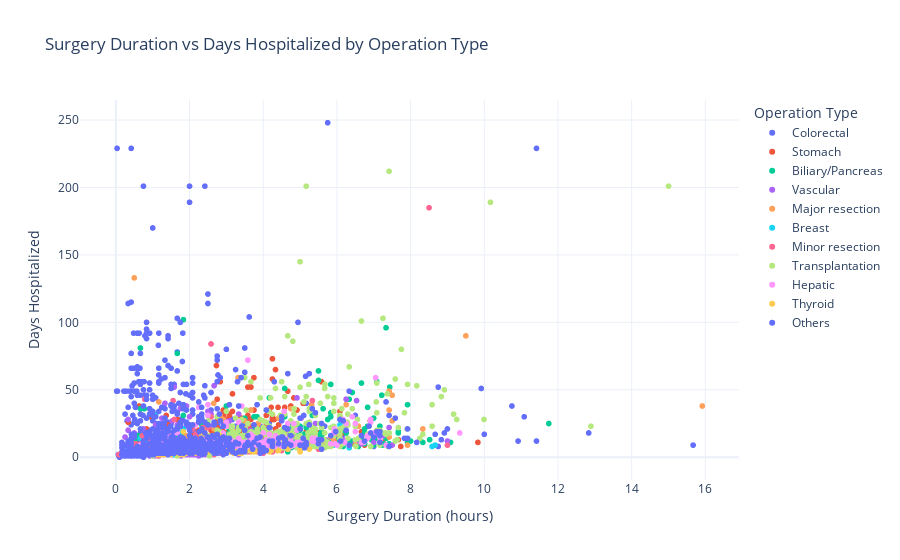

The notebook cell this image was saved under:
### Code cell
# How do hospitalization times and surgery durations vary by operation types?
# map death_inhosp values to "Yes"/"No" before creating the plot
surg['death_display'] = surg['death_inhosp'].map({0: 'No', 1: 'Yes'})

fig = px.scatter(surg, 
                x='opduration', 
                y='hospduration',
                color='optype',
                labels={
                    'opduration': 'Surgery Duration (hours)',
                    'hospduration': 'Days Hospitalized',
                    'optype': 'Operation Type'
                },
                hover_data={
                    'opname': True,
                    'age': True,
                    'sex': True
                },
                custom_data=['death_display'],  # Use the mapped values
                title='Surgery Duration vs Days Hospitalized by Operation Type'
)

fig.update_layout(template='plotly_white')

# Update the hovertemplate with the mapped death values
fig.update_traces(
    hovertemplate=(
        "<b>Operation Name:</b> %{customdata[1]}<br>"
        "<b>Age:</b> %{customdata[2]}<br>"
        "<b>Sex:</b> %{customdata[3]}<br>"
        "<b>Deceased:</b> %{customdata[0]}<br>"
        "<b>Surgery Duration:</b> %{x} hours<br>"
        "<b>Days Hospitalized:</b> %{y} days"
    )
)

fig.show()
fig.write_html('surgery_duration_vs_days_hospitalized.html')

### Figure 1 — Plotly figure (JSON) as saved in the notebook; plotly's stock layout.template omitted (floating-point values rounded to 4 significant figures; data arrays with more than 128 entries replaced by an {"elided": "..."} marker saying what was removed)
{"data": [{"customdata": {"elided": "1350x4 mixed values"}, "hovertemplate": "<b>Operation Name:</b> %{customdata[1]}<br><b>Age:</b> %{customdata[2]}<br><b>Sex:</b> %{customdata[3]}<br><b>Deceased:</b> %{customdata[0]}<br><b>Surgery Duration:</b> %{x} hours<br><b>Days Hospitalized:</b> %{y} days", "legendgroup": "Colorectal", "marker": {"color": "#636efa", "symbol": "circle"}, "mode": "markers", "name": "Colorectal", "showlegend": true, "type": "scattergl", "x": {"elided": "1350 float values"}, "xaxis": "x", "y": {"elided": "1350 int values"}, "yaxis": "y"}, {"customdata": {"elided": "676x4 mixed values"}, "hovertemplate": "<b>Operation Name:</b> %{customdata[1]}<br><b>Age:</b> %{customdata[2]}<br><b>Sex:</b> %{customdata[3]}<br><b>Deceased:</b> %{customdata[0]}<br><b>Surgery Duration:</b> %{x} hours<br><b>Days Hospitalized:</b> %{y} days", "legendgroup": "Stomach", "marker": {"color": "#EF553B", "symbol": "circle"}, "mode": "markers", "name": "Stomach", "showlegend": true, "type": "scattergl", "x": {"elided": "676 float values"}, "xaxis": "x", "y": {"elided": "676 int values"}, "yaxis": "y"}, {"customdata": {"elided": "812x4 mixed values"}, "hovertemplate": "<b>Operation Name:</b> %{customdata[1]}<br><b>Age:</b> %{customdata[2]}<br><b>Sex:</b> %{customdata[3]}<br><b>Deceased:</b> %{customdata[0]}<br><b>Surgery Duration:</b> %{x} hours<br><b>Days Hospitalized:</b> %{y} days", "legendgroup": "Biliary/Pancreas", "marker": {"color": "#00cc96", "symbol": "circle"}, "mode": "markers", "name": "Biliary/Pancreas", "showlegend": true, "type": "scattergl", "x": {"elided": "812 float values"}, "xaxis": "x", "y": {"elided": "812 int values"}, "yaxis": "y"}, {"customdata": {"elided": "262x4 mixed values"}, "hovertemplate": "<b>Operation Name:</b> %{customdata[1]}<br><b>Age:</b> %{customdata[2]}<br><b>Sex:</b> %{customdata[3]}<br><b>Deceased:</b> %{customdata[0]}<br><b>Surgery Duration:</b> %{x} hours<br><b>Days Hospitalized:</b> %{y} days", "legendgroup": "Vascular", "marker": {"color": "#ab63fa", "symbol": "circle"}, "mode": "markers", "name": "Vascular", "showlegend": true, "type": "scattergl", "x": {"elided": "262 float values"}, "xaxis": "x", "y": {"elided": "262 int values"}, "yaxis": "y"}, {"customdata": {"elided": "584x4 mixed values"}, "hovertemplate": "<b>Operation Name:</b> %{customdata[1]}<br><b>Age:</b> %{customdata[2]}<br><b>Sex:</b> %{customdata[3]}<br><b>Deceased:</b> %{customdata[0]}<br><b>Surgery Duration:</b> %{x} hours<br><b>Days Hospitalized:</b> %{y} days", "legendgroup": "Major resection", "marker": {"color": "#FFA15A", "symbol": "circle"}, "mode": "markers", "name": "Major resection", "showlegend": true, "type": "scattergl", "x": {"elided": "584 float values"}, "xaxis": "x", "y": {"elided": "584 int values"}, "yaxis": "y"}, {"customdata": {"elided": "434x4 mixed values"}, "hovertemplate": "<b>Operation Name:</b> %{customdata[1]}<br><b>Age:</b> %{customdata[2]}<br><b>Sex:</b> %{customdata[3]}<br><b>Deceased:</b> %{customdata[0]}<br><b>Surgery Duration:</b> %{x} hours<br><b>Days Hospitalized:</b> %{y} days", "legendgroup": "Breast", "marker": {"color": "#19d3f3", "symbol": "circle"}, "mode": "markers", "name": "Breast", "showlegend": true, "type": "scattergl", "x": {"elided": "434 float values"}, "xaxis": "x", "y": {"elided": "434 int values"}, "yaxis": "y"}, {"customdata": {"elided": "553x4 mixed values"}, "hovertemplate": "<b>Operation Name:</b> %{customdata[1]}<br><b>Age:</b> %{customdata[2]}<br><b>Sex:</b> %{customdata[3]}<br><b>Deceased:</b> %{customdata[0]}<br><b>Surgery Duration:</b> %{x} hours<br><b>Days Hospitalized:</b> %{y} days", "legendgroup": "Minor resection", "marker": {"color": "#FF6692", "symbol": "circle"}, "mode": "markers", "name": "Minor resection", "showlegend": true, "type": "scattergl", "x": {"elided": "553 float values"}, "xaxis": "x", "y": {"elided": "553 int values"}, "yaxis": "y"}, {"customdata": {"elided": "403x4 mixed values"}, "hovertemplate": "<b>Operation Name:</b> %{customdata[1]}<br><b>Age:</b> %{customdata[2]}<br><b>Sex:</b> %{customdata[3]}<br><b>Deceased:</b> %{customdata[0]}<br><b>Surgery Duration:</b> %{x} hours<br><b>Days Hospitalized:</b> %{y} days", "legendgroup": "Transplantation", "marker": {"color": "#B6E880", "symbol": "circle"}, "mode": "markers", "name": "Transplantation", "showlegend": true, "type": "scattergl", "x": {"elided": "403 float values"}, "xaxis": "x", "y": {"elided": "403 int values"}, "yaxis": "y"}, {"customdata": {"elided": "258x4 mixed values"}, "hovertemplate": "<b>Operation Name:</b> %{customdata[1]}<br><b>Age:</b> %{customdata[2]}<br><b>Sex:</b> %{customdata[3]}<br><b>Deceased:</b> %{customdata[0]}<br><b>Surgery Duration:</b> %{x} hours<br><b>Days Hospitalized:</b> %{y} days", "legendgroup": "Hepatic", "marker": {"color": "#FF97FF", "symbol": "circle"}, "mode": "markers", "name": "Hepatic", "showlegend": true, "type": "scattergl", "x": {"elided": "258 float values"}, "xaxis": "x", "y": {"elided": "258 int values"}, "yaxis": "y"}, {"customdata": {"elided": "257x4 mixed values"}, "hovertemplate": "<b>Operation Name:</b> %{customdata[1]}<br><b>Age:</b> %{customdata[2]}<br><b>Sex:</b> %{customdata[3]}<br><b>Deceased:</b> %{customdata[0]}<br><b>Surgery Duration:</b> %{x} hours<br><b>Days Hospitalized:</b> %{y} days", "legendgroup": "Thyroid", "marker": {"color": "#FECB52", "symbol": "circle"}, "mode": "markers", "name": "Thyroid", "showlegend": true, "type": "scattergl", "x": {"elided": "257 float values"}, "xaxis": "x", "y": {"elided": "257 int values"}, "yaxis": "y"}, {"customdata": {"elided": "799x4 mixed values"}, "hovertemplate": "<b>Operation Name:</b> %{customdata[1]}<br><b>Age:</b> %{customdata[2]}<br><b>Sex:</b> %{customdata[3]}<br><b>Deceased:</b> %{customdata[0]}<br><b>Surgery Duration:</b> %{x} hours<br><b>Days Hospitalized:</b> %{y} days", "legendgroup": "Others", "marker": {"color": "#636efa", "symbol": "circle"}, "mode": "markers", "name": "Others", "showlegend": true, "type": "scattergl", "x": {"elided": "799 float values"}, "xaxis": "x", "y": {"elided": "799 int values"}, "yaxis": "y"}], "layout": {"legend": {"title": {"text": "Operation Type"}, "tracegroupgap": 0}, "title": {"text": "Surgery Duration vs Days Hospitalized by Operation Type"}, "xaxis": {"anchor": "y", "domain": [0, 1], "title": {"text": "Surgery Duration (hours)"}}, "yaxis": {"anchor": "x", "domain": [0, 1], "title": {"text": "Days Hospitalized"}}}}
